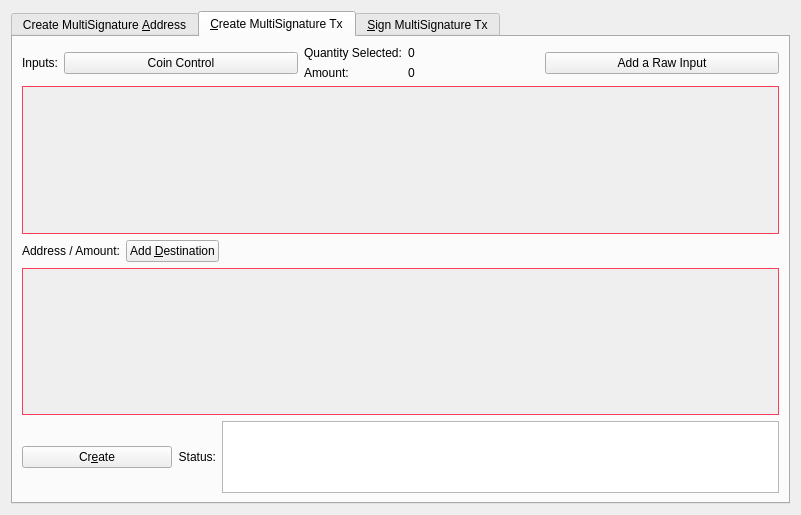
<?xml version="1.0" encoding="UTF-8"?>
<ui version="4.0">
 <class>MultisigDialog</class>
 <widget class="QDialog" name="MultisigDialog">
  <property name="geometry">
   <rect>
    <x>0</x>
    <y>0</y>
    <width>801</width>
    <height>515</height>
   </rect>
  </property>
  <property name="sizePolicy">
   <sizepolicy hsizetype="Fixed" vsizetype="Fixed">
    <horstretch>0</horstretch>
    <verstretch>0</verstretch>
   </sizepolicy>
  </property>
  <property name="windowTitle">
   <string>Multisignature Address Interactions</string>
  </property>
  <layout class="QVBoxLayout" name="verticalLayout_8">
   <item>
    <widget class="QTabWidget" name="multisigTabWidget">
     <property name="styleSheet">
      <string notr="true">QScrollArea{border: 1px solid #ff3c57;}</string>
     </property>
     <property name="currentIndex">
      <number>1</number>
     </property>
     <widget class="QWidget" name="addMultisigTab">
      <property name="sizePolicy">
       <sizepolicy hsizetype="Minimum" vsizetype="Minimum">
        <horstretch>0</horstretch>
        <verstretch>0</verstretch>
       </sizepolicy>
      </property>
      <attribute name="title">
       <string>Create MultiSignature &amp;Address</string>
      </attribute>
      <layout class="QVBoxLayout" name="verticalLayout">
       <item>
        <layout class="QHBoxLayout" name="enterMLayout">
         <item>
          <widget class="QSpinBox" name="enterMSpinbox">
           <property name="sizePolicy">
            <sizepolicy hsizetype="Fixed" vsizetype="Fixed">
             <horstretch>0</horstretch>
             <verstretch>0</verstretch>
            </sizepolicy>
           </property>
           <property name="toolTip">
            <string>How many people must sign to verify a transaction</string>
           </property>
           <property name="minimum">
            <number>1</number>
           </property>
           <property name="maximum">
            <number>15</number>
           </property>
           <property name="value">
            <number>1</number>
           </property>
          </widget>
         </item>
         <item>
          <widget class="QLabel" name="enterMLabel">
           <property name="text">
            <string>Enter the minimum number of signatures required to sign transactions</string>
           </property>
          </widget>
         </item>
        </layout>
       </item>
       <item>
        <layout class="QHBoxLayout" name="addressLabelLayout">
         <item>
          <widget class="QLabel" name="addressLableLabel">
           <property name="text">
            <string>Address Label:</string>
           </property>
          </widget>
         </item>
         <item>
          <widget class="QLineEdit" name="multisigAddressLabel"/>
         </item>
        </layout>
       </item>
       <item>
        <layout class="QHBoxLayout" name="addAddressLayout">
         <item>
          <widget class="QPushButton" name="addAddressButton">
           <property name="toolTip">
            <string>Add another address that could sign to verify a transaction from the multisig address.</string>
           </property>
           <property name="text">
            <string>&amp;Add Address / Key</string>
           </property>
           <property name="icon">
            <iconset resource="../ingenuity.qrc">
             <normaloff>:/icons/add</normaloff>:/icons/add</iconset>
           </property>
           <property name="autoDefault">
            <bool>false</bool>
           </property>
          </widget>
         </item>
         <item>
          <widget class="QLabel" name="addAddressLabel">
           <property name="sizePolicy">
            <sizepolicy hsizetype="Preferred" vsizetype="Fixed">
             <horstretch>0</horstretch>
             <verstretch>0</verstretch>
            </sizepolicy>
           </property>
           <property name="text">
            <string>Local addresses or public keys that can sign:</string>
           </property>
          </widget>
         </item>
         <item>
          <spacer name="addAddressSpacer_2">
           <property name="orientation">
            <enum>Qt::Horizontal</enum>
           </property>
           <property name="sizeHint" stdset="0">
            <size>
             <width>40</width>
             <height>10</height>
            </size>
           </property>
          </spacer>
         </item>
        </layout>
       </item>
       <item>
        <widget class="QScrollArea" name="addAddressScrollArea">
         <property name="sizePolicy">
          <sizepolicy hsizetype="Preferred" vsizetype="Expanding">
           <horstretch>0</horstretch>
           <verstretch>0</verstretch>
          </sizepolicy>
         </property>
         <property name="widgetResizable">
          <bool>true</bool>
         </property>
         <widget class="QWidget" name="addAddressWidget">
          <property name="geometry">
           <rect>
            <x>0</x>
            <y>0</y>
            <width>759</width>
            <height>166</height>
           </rect>
          </property>
          <layout class="QVBoxLayout" name="verticalLayout_5">
           <item>
            <layout class="QVBoxLayout" name="addressList"/>
           </item>
           <item>
            <spacer name="verticalSpacer">
             <property name="orientation">
              <enum>Qt::Vertical</enum>
             </property>
             <property name="sizeHint" stdset="0">
              <size>
               <width>20</width>
               <height>40</height>
              </size>
             </property>
            </spacer>
           </item>
          </layout>
         </widget>
        </widget>
       </item>
       <item>
        <layout class="QHBoxLayout" name="addMultisigLayout">
         <item>
          <widget class="QPushButton" name="addMultisigButton">
           <property name="sizePolicy">
            <sizepolicy hsizetype="Preferred" vsizetype="Fixed">
             <horstretch>0</horstretch>
             <verstretch>0</verstretch>
            </sizepolicy>
           </property>
           <property name="toolTip">
            <string>Create a new multisig address</string>
           </property>
           <property name="toolTipDuration">
            <number>-3</number>
           </property>
           <property name="text">
            <string>C&amp;reate</string>
           </property>
           <property name="icon">
            <iconset resource="../ingenuity.qrc">
             <normaloff>:/icons/filesave</normaloff>:/icons/filesave</iconset>
           </property>
           <property name="autoDefault">
            <bool>false</bool>
           </property>
          </widget>
         </item>
         <item>
          <widget class="QLabel" name="label">
           <property name="text">
            <string>Status:</string>
           </property>
          </widget>
         </item>
         <item>
          <widget class="QTextEdit" name="addMultisigStatus">
           <property name="sizePolicy">
            <sizepolicy hsizetype="Expanding" vsizetype="Fixed">
             <horstretch>0</horstretch>
             <verstretch>0</verstretch>
            </sizepolicy>
           </property>
           <property name="maximumSize">
            <size>
             <width>16777215</width>
             <height>75</height>
            </size>
           </property>
           <property name="readOnly">
            <bool>true</bool>
           </property>
           <property name="textInteractionFlags">
            <set>Qt::TextSelectableByKeyboard|Qt::TextSelectableByMouse</set>
           </property>
          </widget>
         </item>
        </layout>
       </item>
       <item>
        <widget class="QLabel" name="label_2">
         <property name="sizePolicy">
          <sizepolicy hsizetype="Preferred" vsizetype="Preferred">
           <horstretch>0</horstretch>
           <verstretch>0</verstretch>
          </sizepolicy>
         </property>
         <property name="text">
          <string>Use below to quickly import an address by its redeem. Don't forget to add a label before clicking import!
Keep in mind, the wallet will rescan the blockchain to find transactions containing the new address.
Please be patient after clicking import.</string>
         </property>
         <property name="scaledContents">
          <bool>false</bool>
         </property>
         <property name="wordWrap">
          <bool>true</bool>
         </property>
        </widget>
       </item>
       <item>
        <layout class="QHBoxLayout" name="importLayout">
         <item>
          <widget class="QPushButton" name="importAddressButton">
           <property name="sizePolicy">
            <sizepolicy hsizetype="Fixed" vsizetype="Fixed">
             <horstretch>0</horstretch>
             <verstretch>0</verstretch>
            </sizepolicy>
           </property>
           <property name="text">
            <string>&amp;Import Redeem</string>
           </property>
           <property name="icon">
            <iconset resource="../ingenuity.qrc">
             <normaloff>:/icons/receiving_addresses</normaloff>:/icons/receiving_addresses</iconset>
           </property>
          </widget>
         </item>
         <item>
          <widget class="QLineEdit" name="importRedeem">
           <property name="sizePolicy">
            <sizepolicy hsizetype="Preferred" vsizetype="Fixed">
             <horstretch>0</horstretch>
             <verstretch>0</verstretch>
            </sizepolicy>
           </property>
          </widget>
         </item>
        </layout>
       </item>
      </layout>
     </widget>
     <widget class="QWidget" name="createTransactionTab">
      <attribute name="title">
       <string>&amp;Create MultiSignature Tx</string>
      </attribute>
      <layout class="QVBoxLayout" name="verticalLayout_3">
       <item>
        <layout class="QHBoxLayout" name="horizontalLayout_2">
         <item>
          <layout class="QVBoxLayout" name="createTxLayout">
           <item>
            <layout class="QHBoxLayout" name="addTxInputLayout">
             <item>
              <widget class="QLabel" name="addTxInputLabel">
               <property name="sizePolicy">
                <sizepolicy hsizetype="Fixed" vsizetype="Preferred">
                 <horstretch>0</horstretch>
                 <verstretch>0</verstretch>
                </sizepolicy>
               </property>
               <property name="text">
                <string>Inputs:</string>
               </property>
              </widget>
             </item>
             <item>
              <widget class="QPushButton" name="pushButtonCoinControl">
               <property name="sizePolicy">
                <sizepolicy hsizetype="Preferred" vsizetype="Fixed">
                 <horstretch>0</horstretch>
                 <verstretch>0</verstretch>
                </sizepolicy>
               </property>
               <property name="text">
                <string>Coin Control</string>
               </property>
              </widget>
             </item>
             <item>
              <layout class="QFormLayout" name="formLayout_2">
               <property name="rightMargin">
                <number>10</number>
               </property>
               <item row="0" column="0">
                <widget class="QLabel" name="labelQuantity">
                 <property name="text">
                  <string>Quantity Selected:</string>
                 </property>
                </widget>
               </item>
               <item row="0" column="1">
                <widget class="QLabel" name="labelQuantity_int">
                 <property name="text">
                  <string>0</string>
                 </property>
                </widget>
               </item>
               <item row="1" column="0">
                <widget class="QLabel" name="labelAmount">
                 <property name="text">
                  <string>Amount:</string>
                 </property>
                </widget>
               </item>
               <item row="1" column="1">
                <widget class="QLabel" name="labelAmount_int">
                 <property name="text">
                  <string>0</string>
                 </property>
                </widget>
               </item>
              </layout>
             </item>
             <item>
              <widget class="QPushButton" name="addInputButton">
               <property name="sizePolicy">
                <sizepolicy hsizetype="Preferred" vsizetype="Fixed">
                 <horstretch>0</horstretch>
                 <verstretch>0</verstretch>
                </sizepolicy>
               </property>
               <property name="toolTip">
                <string>Add an input to fund the outputs</string>
               </property>
               <property name="text">
                <string>Add a Raw Input</string>
               </property>
               <property name="icon">
                <iconset resource="../ingenuity.qrc">
                 <normaloff>:/css/default</normaloff>:/css/default</iconset>
               </property>
              </widget>
             </item>
            </layout>
           </item>
           <item>
            <widget class="QScrollArea" name="txInputsScrollArea">
             <property name="sizePolicy">
              <sizepolicy hsizetype="Preferred" vsizetype="Expanding">
               <horstretch>0</horstretch>
               <verstretch>0</verstretch>
              </sizepolicy>
             </property>
             <property name="widgetResizable">
              <bool>true</bool>
             </property>
             <widget class="QWidget" name="txInputsWidget">
              <property name="geometry">
               <rect>
                <x>0</x>
                <y>0</y>
                <width>747</width>
                <height>131</height>
               </rect>
              </property>
              <layout class="QVBoxLayout" name="verticalLayout_7">
               <item>
                <layout class="QVBoxLayout" name="inputsList"/>
               </item>
               <item>
                <spacer name="txInputsSpacer">
                 <property name="orientation">
                  <enum>Qt::Vertical</enum>
                 </property>
                 <property name="sizeHint" stdset="0">
                  <size>
                   <width>20</width>
                   <height>80</height>
                  </size>
                 </property>
                </spacer>
               </item>
              </layout>
             </widget>
            </widget>
           </item>
           <item>
            <layout class="QHBoxLayout" name="addDestinationLayout">
             <item>
              <widget class="QLabel" name="addDestinationLabel">
               <property name="text">
                <string>Address / Amount:</string>
               </property>
              </widget>
             </item>
             <item>
              <widget class="QPushButton" name="addDestinationButton">
               <property name="sizePolicy">
                <sizepolicy hsizetype="Fixed" vsizetype="Fixed">
                 <horstretch>0</horstretch>
                 <verstretch>0</verstretch>
                </sizepolicy>
               </property>
               <property name="toolTip">
                <string>Add destinations to send INGY to</string>
               </property>
               <property name="text">
                <string>Add &amp;Destination</string>
               </property>
               <property name="icon">
                <iconset resource="../ingenuity.qrc">
                 <normaloff>:/icons/add</normaloff>:/icons/add</iconset>
               </property>
              </widget>
             </item>
             <item>
              <spacer name="addDestinationHorizontalSpacer">
               <property name="orientation">
                <enum>Qt::Horizontal</enum>
               </property>
               <property name="sizeHint" stdset="0">
                <size>
                 <width>40</width>
                 <height>20</height>
                </size>
               </property>
              </spacer>
             </item>
            </layout>
           </item>
           <item>
            <widget class="QScrollArea" name="destionationsScrollArea">
             <property name="sizePolicy">
              <sizepolicy hsizetype="Expanding" vsizetype="Expanding">
               <horstretch>0</horstretch>
               <verstretch>0</verstretch>
              </sizepolicy>
             </property>
             <property name="widgetResizable">
              <bool>true</bool>
             </property>
             <widget class="QWidget" name="destinationsScrollAreaContents">
              <property name="geometry">
               <rect>
                <x>0</x>
                <y>0</y>
                <width>747</width>
                <height>130</height>
               </rect>
              </property>
              <layout class="QVBoxLayout" name="verticalLayout_11">
               <item>
                <layout class="QVBoxLayout" name="destinationsList"/>
               </item>
               <item>
                <spacer name="destinationsSpacer">
                 <property name="orientation">
                  <enum>Qt::Vertical</enum>
                 </property>
                 <property name="sizeHint" stdset="0">
                  <size>
                   <width>20</width>
                   <height>20</height>
                  </size>
                 </property>
                </spacer>
               </item>
              </layout>
             </widget>
            </widget>
           </item>
           <item>
            <layout class="QHBoxLayout" name="horizontalLayout_4">
             <item>
              <widget class="QPushButton" name="createButton">
               <property name="sizePolicy">
                <sizepolicy hsizetype="Fixed" vsizetype="Fixed">
                 <horstretch>0</horstretch>
                 <verstretch>0</verstretch>
                </sizepolicy>
               </property>
               <property name="minimumSize">
                <size>
                 <width>150</width>
                 <height>0</height>
                </size>
               </property>
               <property name="toolTip">
                <string>Create a transaction object using the given inputs to the given outputs</string>
               </property>
               <property name="text">
                <string>Cr&amp;eate</string>
               </property>
               <property name="icon">
                <iconset resource="../ingenuity.qrc">
                 <normaloff>:/icons/export</normaloff>:/icons/export</iconset>
               </property>
               <property name="autoDefault">
                <bool>false</bool>
               </property>
               <property name="default">
                <bool>true</bool>
               </property>
              </widget>
             </item>
             <item>
              <widget class="QLabel" name="createButtonLabel">
               <property name="sizePolicy">
                <sizepolicy hsizetype="Fixed" vsizetype="Preferred">
                 <horstretch>0</horstretch>
                 <verstretch>0</verstretch>
                </sizepolicy>
               </property>
               <property name="text">
                <string>Status:</string>
               </property>
               <property name="alignment">
                <set>Qt::AlignRight|Qt::AlignTrailing|Qt::AlignVCenter</set>
               </property>
              </widget>
             </item>
             <item>
              <widget class="QTextEdit" name="createButtonStatus">
               <property name="sizePolicy">
                <sizepolicy hsizetype="Expanding" vsizetype="Minimum">
                 <horstretch>0</horstretch>
                 <verstretch>0</verstretch>
                </sizepolicy>
               </property>
               <property name="maximumSize">
                <size>
                 <width>16777215</width>
                 <height>16777215</height>
                </size>
               </property>
               <property name="sizeAdjustPolicy">
                <enum>QAbstractScrollArea::AdjustToContents</enum>
               </property>
               <property name="readOnly">
                <bool>true</bool>
               </property>
              </widget>
             </item>
            </layout>
           </item>
          </layout>
         </item>
         <item>
          <layout class="QHBoxLayout" name="horizontalLayout_3"/>
         </item>
        </layout>
       </item>
      </layout>
     </widget>
     <widget class="QWidget" name="signMultisigTransaction">
      <property name="styleSheet">
       <string notr="true">txScrollArea:{
	border: 1px solid #ff3c57;
}
keyScrollArea:{
	border: 1px solid #ff3c57;
}
txScrollArea:{
	border: 1px solid #ff3c57;
}</string>
      </property>
      <attribute name="title">
       <string>&amp;Sign MultiSignature Tx</string>
      </attribute>
      <layout class="QVBoxLayout" name="verticalLayout_4">
       <item>
        <layout class="QHBoxLayout" name="transactionHexLayout">
         <item>
          <widget class="QLabel" name="transactionHexLabel">
           <property name="text">
            <string>Transaction Hex:</string>
           </property>
          </widget>
         </item>
         <item>
          <widget class="QLineEdit" name="transactionHex">
           <property name="toolTip">
            <string/>
           </property>
          </widget>
         </item>
        </layout>
       </item>
       <item>
        <layout class="QHBoxLayout" name="horizontalLayout">
         <item>
          <layout class="QVBoxLayout" name="verticalLayout_2">
           <item>
            <layout class="QHBoxLayout" name="horizontalLayout_7">
             <item>
              <widget class="QPushButton" name="signButton">
               <property name="sizePolicy">
                <sizepolicy hsizetype="Preferred" vsizetype="Fixed">
                 <horstretch>0</horstretch>
                 <verstretch>0</verstretch>
                </sizepolicy>
               </property>
               <property name="minimumSize">
                <size>
                 <width>150</width>
                 <height>0</height>
                </size>
               </property>
               <property name="toolTip">
                <string>Sign the transaction from this wallet or from provided private keys</string>
               </property>
               <property name="text">
                <string>S&amp;ign</string>
               </property>
               <property name="icon">
                <iconset resource="../ingenuity.qrc">
                 <normaloff>:/icons/edit</normaloff>:/icons/edit</iconset>
               </property>
               <property name="autoDefault">
                <bool>false</bool>
               </property>
               <property name="default">
                <bool>true</bool>
               </property>
              </widget>
             </item>
             <item>
              <widget class="QPushButton" name="commitButton">
               <property name="enabled">
                <bool>false</bool>
               </property>
               <property name="sizePolicy">
                <sizepolicy hsizetype="Preferred" vsizetype="Fixed">
                 <horstretch>0</horstretch>
                 <verstretch>0</verstretch>
                </sizepolicy>
               </property>
               <property name="toolTip">
                <string>&lt;html&gt;&lt;head/&gt;&lt;body&gt;&lt;p&gt;DISABLED until transaction has been signed enough times.&lt;/p&gt;&lt;/body&gt;&lt;/html&gt;</string>
               </property>
               <property name="autoFillBackground">
                <bool>false</bool>
               </property>
               <property name="text">
                <string>Co&amp;mmit</string>
               </property>
               <property name="icon">
                <iconset resource="../ingenuity.qrc">
                 <normaloff>:/icons/send</normaloff>:/icons/send</iconset>
               </property>
               <property name="autoDefault">
                <bool>true</bool>
               </property>
              </widget>
             </item>
             <item>
              <layout class="QHBoxLayout" name="addPrivKeyLayout">
               <item>
                <widget class="QPushButton" name="addPrivKeyButton">
                 <property name="sizePolicy">
                  <sizepolicy hsizetype="Fixed" vsizetype="Fixed">
                   <horstretch>0</horstretch>
                   <verstretch>0</verstretch>
                  </sizepolicy>
                 </property>
                 <property name="toolTip">
                  <string>Add private keys to sign the transaction with</string>
                 </property>
                 <property name="text">
                  <string>Add Private &amp;Key</string>
                 </property>
                 <property name="icon">
                  <iconset resource="../ingenuity.qrc">
                   <normaloff>:/icons/add</normaloff>:/icons/add</iconset>
                 </property>
                </widget>
               </item>
               <item>
                <widget class="QLabel" name="addPrivKeyLabel">
                 <property name="text">
                  <string>Sign with only private keys (Not Recommened)</string>
                 </property>
                </widget>
               </item>
              </layout>
             </item>
            </layout>
           </item>
           <item>
            <layout class="QHBoxLayout" name="horizontalLayout_5">
             <item>
              <widget class="QLabel" name="signButtonStatusLabel">
               <property name="text">
                <string>Status:</string>
               </property>
              </widget>
             </item>
             <item>
              <widget class="QTextEdit" name="signButtonStatus">
               <property name="sizePolicy">
                <sizepolicy hsizetype="Expanding" vsizetype="Preferred">
                 <horstretch>0</horstretch>
                 <verstretch>0</verstretch>
                </sizepolicy>
               </property>
               <property name="maximumSize">
                <size>
                 <width>16777215</width>
                 <height>16777215</height>
                </size>
               </property>
               <property name="verticalScrollBarPolicy">
                <enum>Qt::ScrollBarAsNeeded</enum>
               </property>
               <property name="readOnly">
                <bool>true</bool>
               </property>
               <property name="textInteractionFlags">
                <set>Qt::TextSelectableByKeyboard|Qt::TextSelectableByMouse</set>
               </property>
              </widget>
             </item>
            </layout>
           </item>
           <item>
            <widget class="QScrollArea" name="keyScrollArea">
             <property name="sizePolicy">
              <sizepolicy hsizetype="Expanding" vsizetype="Expanding">
               <horstretch>0</horstretch>
               <verstretch>0</verstretch>
              </sizepolicy>
             </property>
             <property name="sizeAdjustPolicy">
              <enum>QAbstractScrollArea::AdjustToContents</enum>
             </property>
             <property name="widgetResizable">
              <bool>true</bool>
             </property>
             <widget class="QWidget" name="keyScrollAreaContents">
              <property name="geometry">
               <rect>
                <x>0</x>
                <y>0</y>
                <width>755</width>
                <height>168</height>
               </rect>
              </property>
              <layout class="QVBoxLayout" name="verticalLayout_9">
               <item>
                <layout class="QVBoxLayout" name="keyList"/>
               </item>
               <item>
                <spacer name="keySpacer">
                 <property name="orientation">
                  <enum>Qt::Vertical</enum>
                 </property>
                 <property name="sizeHint" stdset="0">
                  <size>
                   <width>20</width>
                   <height>20</height>
                  </size>
                 </property>
                </spacer>
               </item>
              </layout>
             </widget>
            </widget>
           </item>
          </layout>
         </item>
        </layout>
       </item>
      </layout>
     </widget>
    </widget>
   </item>
  </layout>
 </widget>
 <resources>
  <include location="../ingenuity.qrc"/>
 </resources>
 <connections/>
</ui>
